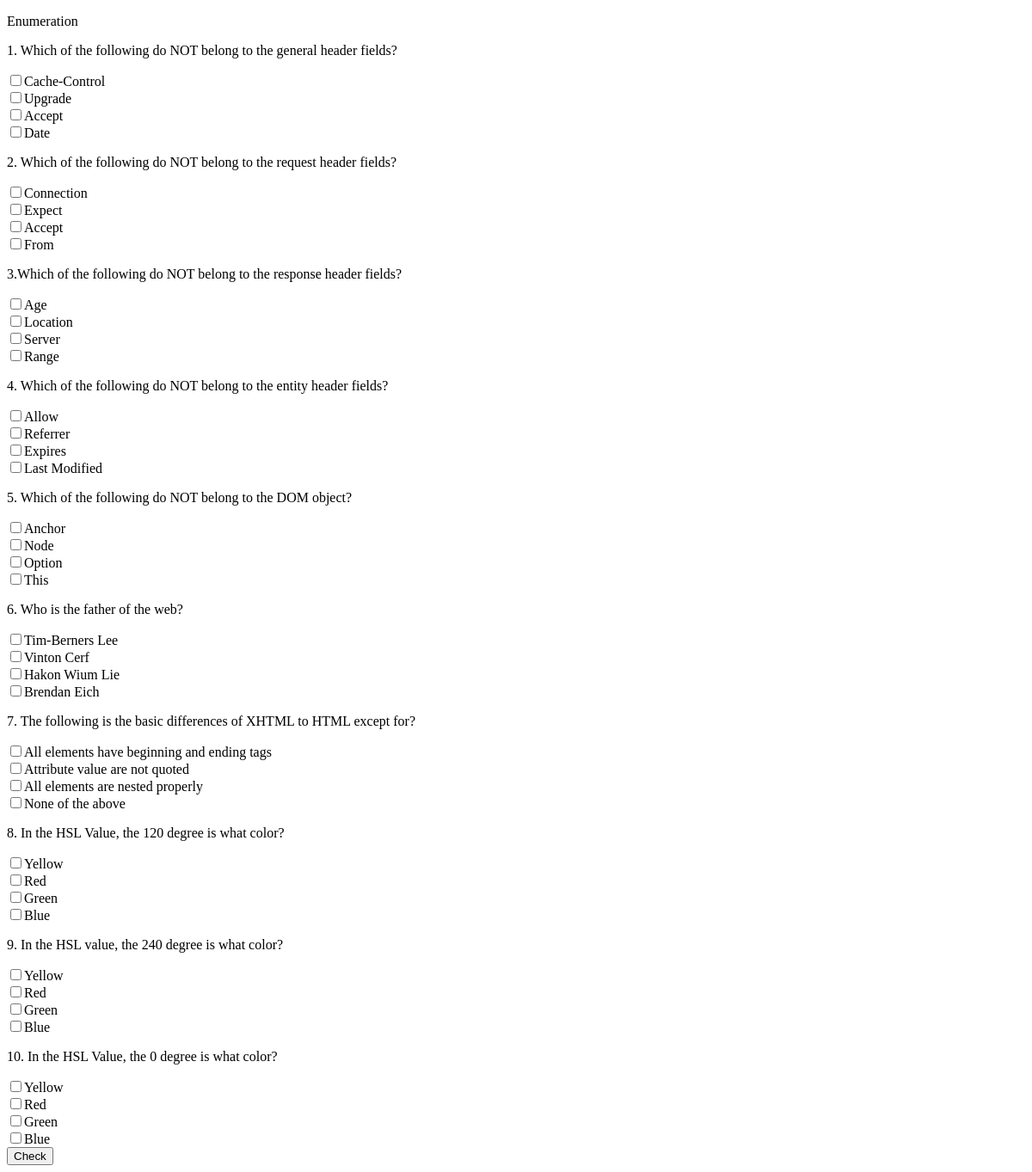
/quiz/enumeration.php, run on an earlier commit of the app's database.
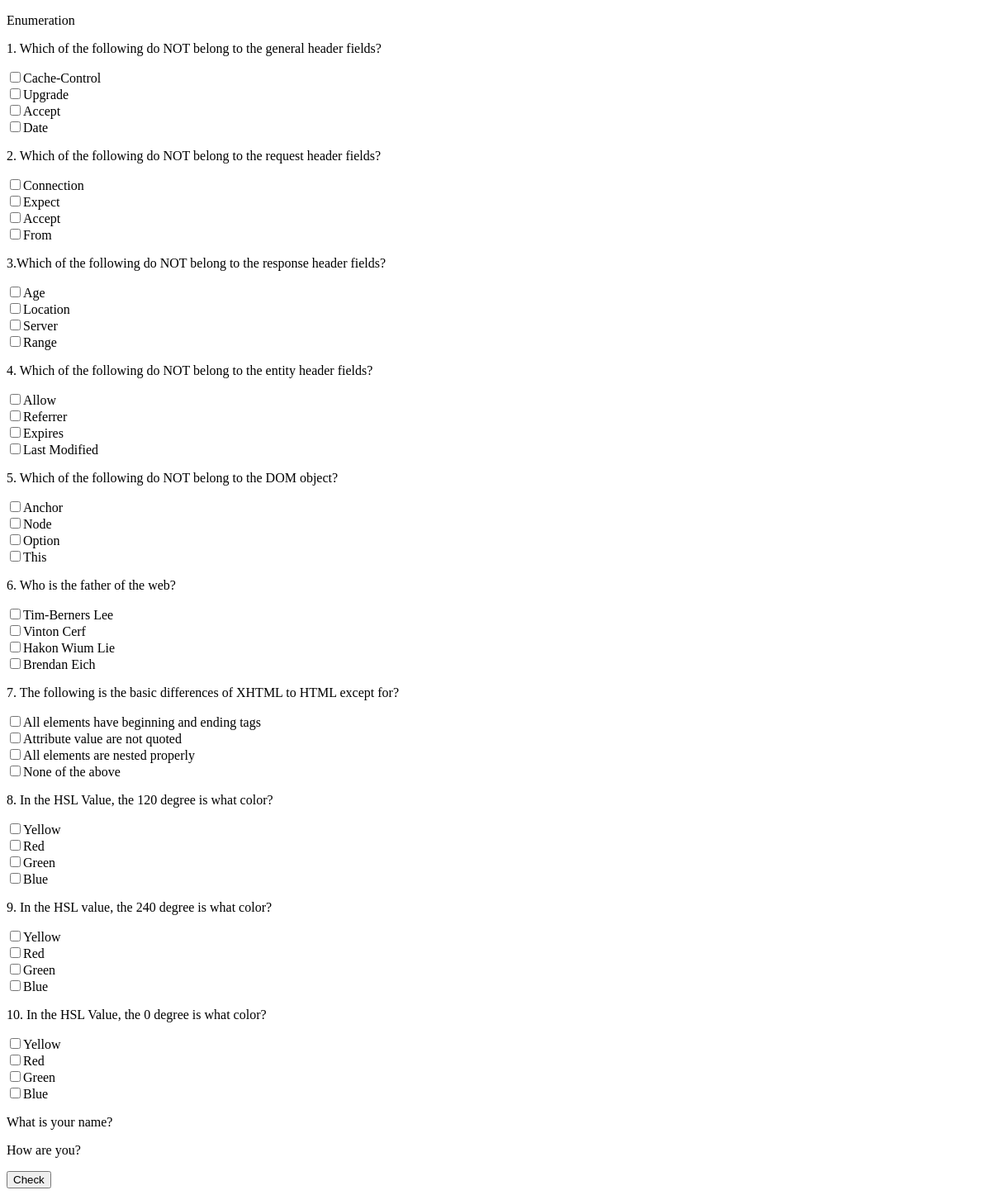
And on a later commit of the database.
### tables this page shows
CREATE TABLE IF NOT EXISTS `questions` (
  `question_id` int(11) NOT NULL AUTO_INCREMENT,
  `question` varchar(500) NOT NULL,
  `type_of_question` enum('enumeration','identification','mulltiple_choice','matching_type') NOT NULL,
  `answer_id` int(11) DEFAULT NULL,
  PRIMARY KEY (`question_id`),
  KEY `answer_id` (`answer_id`)
);

CREATE TABLE IF NOT EXISTS `answers` (
  `answer_id` int(11) NOT NULL AUTO_INCREMENT,
  `answer` varchar(255) NOT NULL,
  `question_id` int(11) NOT NULL,
  PRIMARY KEY (`answer_id`),
  KEY `question_id` (`question_id`)
);

### quiz/enumeration.php (the view, shortened to what this page needs)
<?php
include '../dbconnect.php';
?>
<!DOCTYPE html>
<html>
<head lang="en">
</head>
<body>
    <p>Enumeration</p>
    <form type="POST">
        <?php
        $res=mysqli_query($conn, "SELECT * FROM questions");
        while ($res_row = $res->fetch_assoc()) {
            $question = $res_row['question'];
            echo "<p>" . $question . "</p>";
            $question_id= $res_row['question_id'];
            $ans = mysqli_query($conn, "SELECT answer FROM  answers WHERE question_id = $question_id");
            while ($ans_row = $ans->fetch_assoc()) {
                $answer = $ans_row['answer'];
                echo "<input type='checkbox' name='answer" . $question_id . "'>" . $answer . "</input>";
                echo "<br>";
            }
        }
        ?>
        <button type="submit" name="check"> Check </button>
    </form>
</body>
</html>

What changed in the data, as far as the page shows it:
added questions: question "What is your name?"
added questions: question "How are you?"
